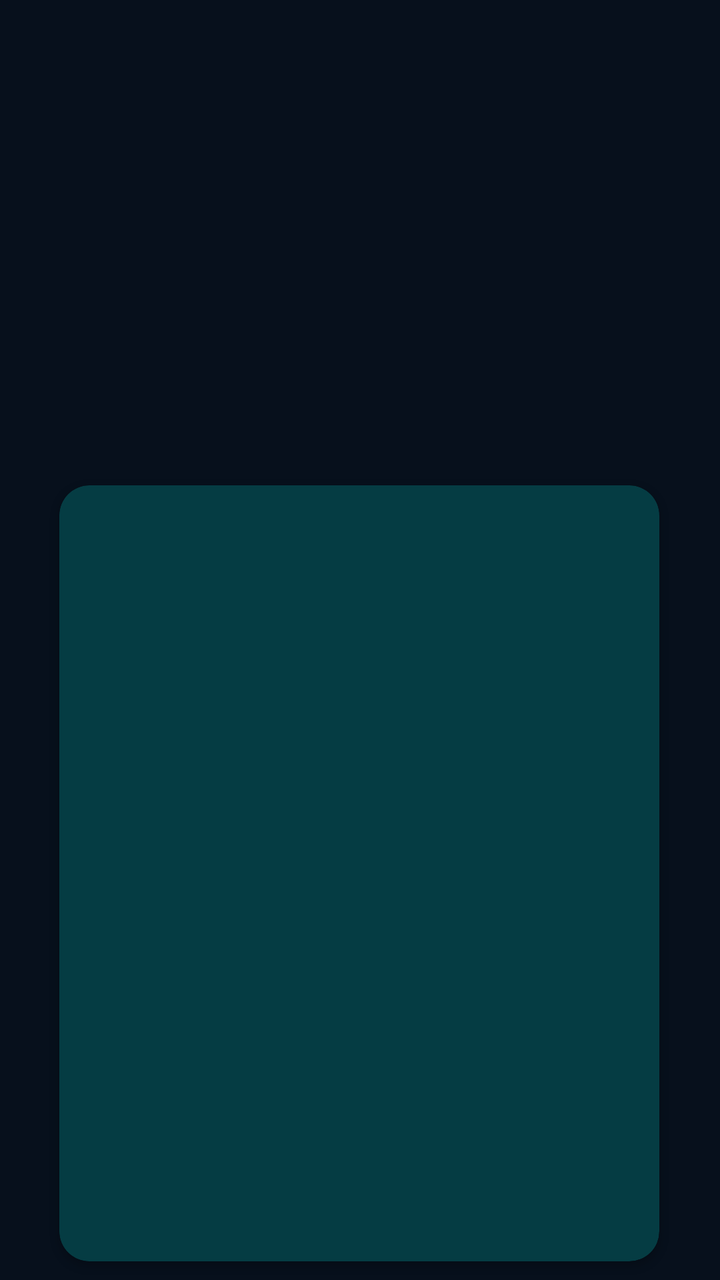
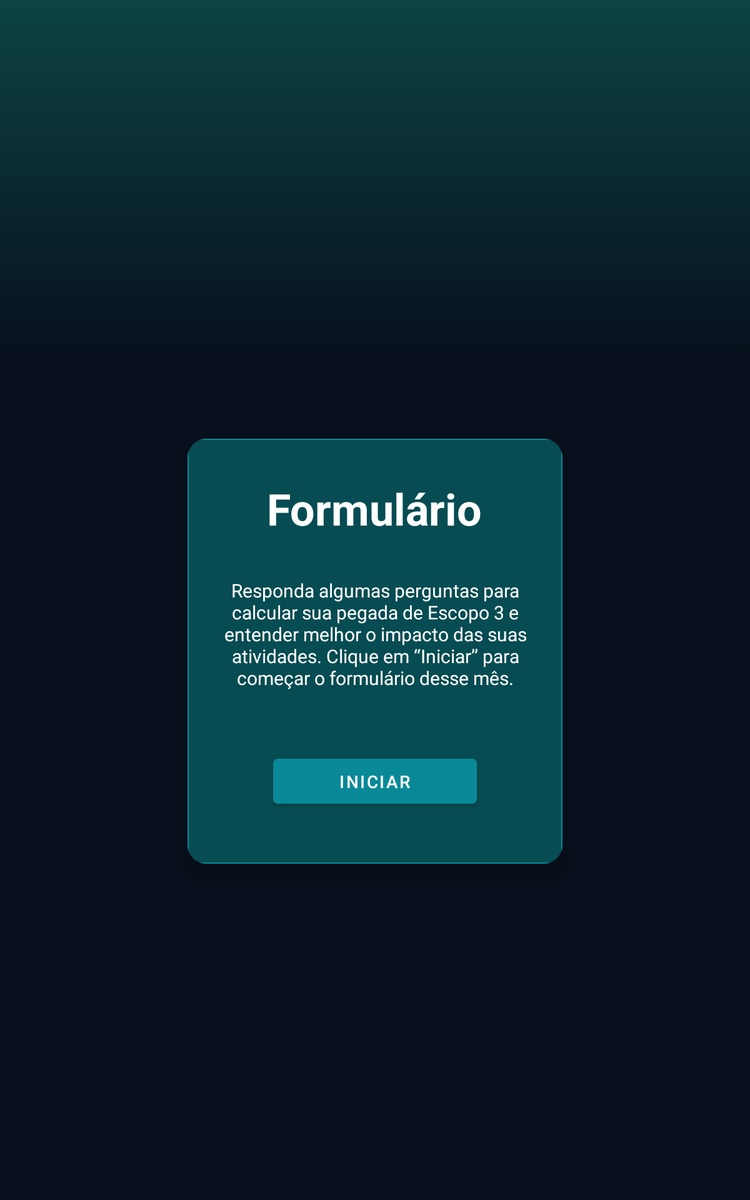

The same Android screen from two of the app's own layout files: first res/layout/ as a phone draws it, then the repository's variant for another configuration, drawn on a device whose configuration selects that folder. Both files follow.
<!-- AndroidManifest.xml: application theme Theme.Calbon -->
<!-- res/layout/fragment_formulario.xml -->
<?xml version="1.0" encoding="utf-8"?>
<FrameLayout xmlns:android="http://schemas.android.com/apk/res/android"
    xmlns:app="http://schemas.android.com/apk/res-auto"
    xmlns:tools="http://schemas.android.com/tools"
    android:layout_width="match_parent"
    android:layout_height="match_parent"
    android:background="@color/black"
    tools:context=".FormularioFragment">

    <androidx.constraintlayout.widget.ConstraintLayout
        android:layout_width="match_parent"
        android:layout_height="match_parent">

        <ImageView
            android:id="@+id/imageView2"
            android:layout_width="163dp"
            android:layout_height="186dp"
            android:layout_marginTop="48dp"
            android:scaleType="centerCrop"
            android:src="@drawable/logo"
            app:layout_constraintEnd_toEndOf="parent"
            app:layout_constraintStart_toStartOf="parent"
            app:layout_constraintTop_toTopOf="parent" />

        <androidx.cardview.widget.CardView
            android:layout_width="300dp"
            android:layout_height="388dp"
            android:layout_marginStart="1dp"
            android:layout_marginEnd="1dp"
            android:background="@drawable/border"
            android:backgroundTint="#053C43"
            app:cardCornerRadius="15dp"
            app:layout_constraintBottom_toBottomOf="parent"
            app:layout_constraintEnd_toEndOf="parent"
            app:layout_constraintHorizontal_bias="0.495"
            app:layout_constraintStart_toStartOf="parent"
            app:layout_constraintTop_toBottomOf="@+id/imageView2"
            app:layout_constraintVertical_bias="0.477" />
    </androidx.constraintlayout.widget.ConstraintLayout>
</FrameLayout>
<!-- resources referenced by this layout -->
<resources>
  <color name="black">#07101C</color>
  <!-- drawable border (drawable) -->
  <?xml version="1.0" encoding="utf-8"?>
  <shape xmlns:android="http://schemas.android.com/apk/res/android"
      android:shape="rectangle" >
  
      
  
  
      
  
  
      <stroke
          android:width="1dp"
          android:color="@color/teal_200" >
      </stroke>
  
      
      <corners
          android:radius="4dp"   >
      </corners>
  
  
  
  </shape>
  <style name="Theme.Calbon" parent="Theme.MaterialComponents.DayNight.NoActionBar">
          <item name="android:colorBackground">@color/calbon_black</item>
  
          <item name="colorPrimary">@color/calbon_cyan</item>
          <item name="colorOnPrimary">@color/calbon_black</item>
  
          <item name="colorSecondary">@color/calbon_cyan</item>
          <item name="colorOnSecondary">@color/calbon_black</item>
  
          <item name="android:textColorPrimary">@color/calbon_cyan</item>
          <item name="android:textColorSecondary">@color/calbon_gray</item>
  
          <item name="android:statusBarColor">@color/calbon_black</item>
          <item name="android:navigationBarColor">@color/calbon_black</item>
  
          <item name="android:windowLightStatusBar">false</item>
      </style>
  <color name="teal_200">#098998</color>
  <color name="calbon_black">#07101C</color>
  <color name="calbon_cyan">#07101C</color>
  <color name="calbon_gray">#07101C</color>
</resources>
<!-- res/layout-sw600dp/fragment_formulario.xml (the repository's variant of the layout above) -->
<!-- drawn on a 7-inch tablet held upright -->
<?xml version="1.0" encoding="utf-8"?>
<FrameLayout xmlns:android="http://schemas.android.com/apk/res/android"
    xmlns:app="http://schemas.android.com/apk/res-auto"
    xmlns:tools="http://schemas.android.com/tools"
    android:layout_width="match_parent"
    android:layout_height="match_parent"
    android:background="@drawable/gradiente_back"
    tools:context=".FormularioFragment">

    <androidx.constraintlayout.widget.ConstraintLayout
        android:layout_width="match_parent"
        android:layout_height="match_parent"
        >

        <ImageView
            android:id="@+id/imageView2"
            android:layout_width="157dp"
            android:layout_height="165dp"
            android:layout_marginTop="116dp"
            android:scaleType="centerCrop"
            android:src="@drawable/logo"
            app:layout_constraintEnd_toEndOf="parent"
            app:layout_constraintStart_toStartOf="parent"
            app:layout_constraintTop_toTopOf="parent" />

        <androidx.cardview.widget.CardView
            android:layout_width="300dp"
            android:layout_height="wrap_content"
            app:cardCornerRadius="15dp"
            app:cardBackgroundColor="#064C52"
            app:cardElevation="8dp"
            app:layout_constraintEnd_toEndOf="parent"
            app:layout_constraintStart_toStartOf="parent"
            app:layout_constraintTop_toBottomOf="@+id/imageView2"
            android:layout_marginTop="70dp"
            android:layout_marginBottom="32dp"
            >
            
            <LinearLayout
                android:layout_width="match_parent"
                android:layout_height="340dp"
                android:background="@drawable/border"
                android:gravity="center"
                android:orientation="vertical"
                android:padding="20dp">

                <TextView
                    android:id="@+id/titulo"
                    android:layout_width="wrap_content"
                    android:layout_height="wrap_content"
                    android:layout_marginTop="-10dp"
                    android:layout_marginBottom="12dp"
                    android:text="Formulário"
                    android:textColor="@android:color/white"
                    android:textSize="35dp"

                    android:textStyle="bold" />


                <TextView
                    android:id="@+id/text"
                    android:layout_width="242dp"
                    android:layout_height="117dp"
                    android:layout_marginTop="20dp"
                    android:layout_marginBottom="12dp"
                    android:text="Responda algumas perguntas para calcular sua pegada de Escopo 3 e entender melhor o impacto das suas atividades.
Clique em “Iniciar” para começar o formulário desse mês."
                    android:textAlignment="center"
                    android:textColor="@android:color/white"
                    android:textSize="15dp" />

                <Button
                    android:id="@+id/buttom"
                    android:layout_width="163dp"
                    android:layout_height="wrap_content"
                    android:layout_marginTop="10dp"
                    android:backgroundTint="@color/teal_200"
                    android:text="Iniciar"
                    android:textColor="@android:color/white" />
            </LinearLayout>
        </androidx.cardview.widget.CardView>


    </androidx.constraintlayout.widget.ConstraintLayout>
</FrameLayout>
<!-- resources referenced by the variant -->
<!-- as a 7-inch tablet held upright resolves them -->
<resources>
  <color name="teal_200">#098998</color>
  <!-- drawable border (drawable) -->
  <?xml version="1.0" encoding="utf-8"?>
  <shape xmlns:android="http://schemas.android.com/apk/res/android"
      android:shape="rectangle" >
  
      
  
  
      
  
  
      <stroke
          android:width="1dp"
          android:color="@color/teal_200" >
      </stroke>
  
      
      <corners
          android:radius="4dp"   >
      </corners>
  
  
  
  </shape>
  <!-- drawable gradiente_back (drawable) -->
  <?xml version="1.0" encoding="utf-8"?>
  <shape xmlns:android="http://schemas.android.com/apk/res/android">
      <gradient
          android:angle="-90"
          android:startColor="#0D4345"
          android:endColor="#07101C"
          android:centerColor="#07101C"
          android:centerY="30%"
          android:centerX="50%"
  
          android:type="linear" />
  </shape>
  <style name="Theme.Calbon" parent="Theme.MaterialComponents.DayNight.NoActionBar">
          <item name="android:colorBackground">@color/calbon_black</item>
  
          <item name="colorPrimary">@color/calbon_cyan</item>
          <item name="colorOnPrimary">@color/calbon_black</item>
  
          <item name="colorSecondary">@color/calbon_cyan</item>
          <item name="colorOnSecondary">@color/calbon_black</item>
  
          <item name="android:textColorPrimary">@color/calbon_cyan</item>
          <item name="android:textColorSecondary">@color/calbon_gray</item>
  
          <item name="android:statusBarColor">@color/calbon_black</item>
          <item name="android:navigationBarColor">@color/calbon_black</item>
  
          <item name="android:windowLightStatusBar">false</item>
      </style>
  <color name="calbon_black">#07101C</color>
  <color name="calbon_cyan">#07101C</color>
  <color name="calbon_gray">#07101C</color>
</resources>
